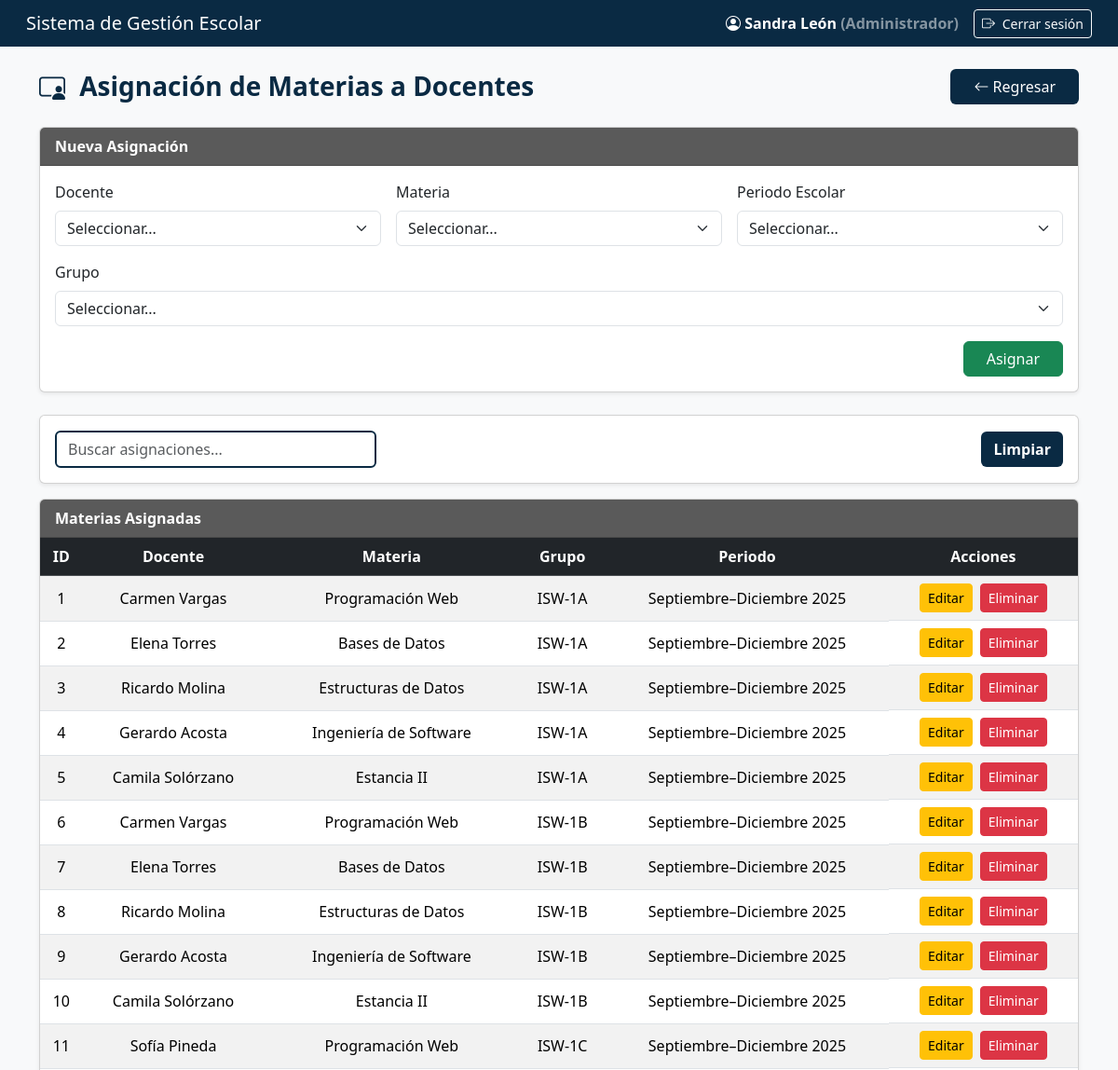
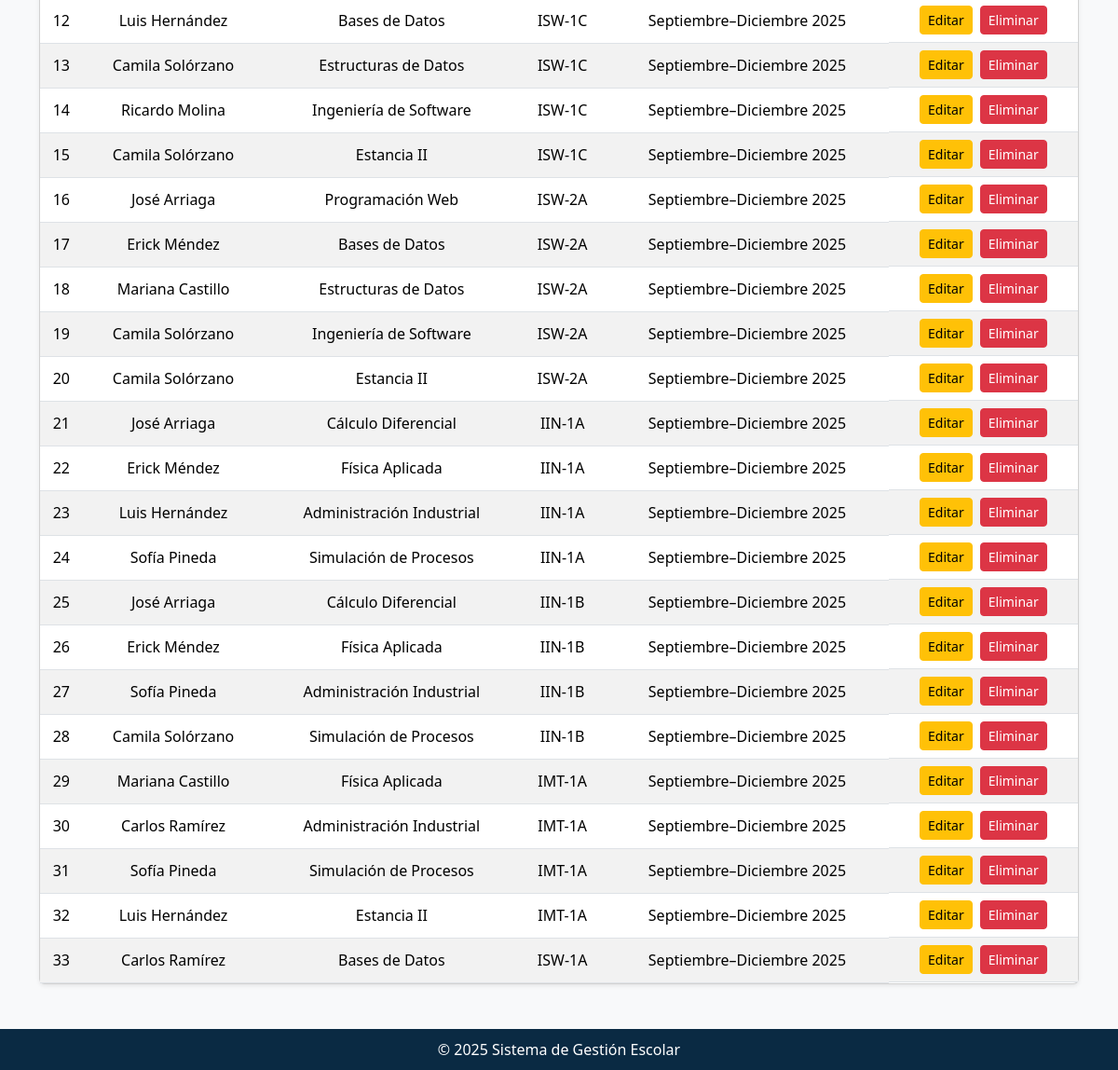
The app's page /app/views/asignacionesView.php (signed in) with its own data (2 pictures, top to bottom).
### tables this page shows
CREATE TABLE `asignaciones` (
  `idAsignacion` int(11) NOT NULL AUTO_INCREMENT,
  `idDocente` int(11) NOT NULL,
  `idMateria` int(11) NOT NULL,
  `idGrupo` int(11) NOT NULL,
  `idPeriodo` int(11) NOT NULL,
  PRIMARY KEY (`idAsignacion`),
  KEY `idDocente` (`idDocente`),
  KEY `idMateria` (`idMateria`),
  KEY `idGrupo` (`idGrupo`),
  KEY `idPeriodo` (`idPeriodo`),
  CONSTRAINT `asignaciones_ibfk_1` FOREIGN KEY (`idDocente`) REFERENCES `docentes` (`idDocente`) ON DELETE CASCADE ON UPDATE CASCADE,
  CONSTRAINT `asignaciones_ibfk_2` FOREIGN KEY (`idMateria`) REFERENCES `materias` (`idMateria`) ON DELETE CASCADE ON UPDATE CASCADE,
  CONSTRAINT `asignaciones_ibfk_3` FOREIGN KEY (`idGrupo`) REFERENCES `grupos` (`idGrupo`) ON DELETE CASCADE ON UPDATE CASCADE,
  CONSTRAINT `asignaciones_ibfk_4` FOREIGN KEY (`idPeriodo`) REFERENCES `periodosescolares` (`idPeriodo`) ON DELETE CASCADE ON UPDATE CASCADE
);

CREATE TABLE `materias` (
  `idMateria` int(11) NOT NULL AUTO_INCREMENT,
  `nombreMateria` varchar(100) NOT NULL,
  `claveMateria` varchar(20) NOT NULL,
  `horasSemana` int(11) DEFAULT NULL,
  `idPeriodo` int(11) DEFAULT NULL,
  PRIMARY KEY (`idMateria`),
  UNIQUE KEY `claveMateria` (`claveMateria`),
  KEY `idPeriodo` (`idPeriodo`),
  CONSTRAINT `materias_ibfk_1` FOREIGN KEY (`idPeriodo`) REFERENCES `periodosescolares` (`idPeriodo`) ON DELETE CASCADE ON UPDATE CASCADE
);

CREATE TABLE `grupos` (
  `idGrupo` int(11) NOT NULL AUTO_INCREMENT,
  `nombreGrupo` varchar(50) NOT NULL,
  `idCarrera` int(11) NOT NULL,
  `idPeriodo` int(11) NOT NULL,
  PRIMARY KEY (`idGrupo`),
  KEY `idCarrera` (`idCarrera`),
  KEY `idPeriodo` (`idPeriodo`),
  CONSTRAINT `grupos_ibfk_1` FOREIGN KEY (`idCarrera`) REFERENCES `carreras` (`idCarrera`) ON DELETE CASCADE ON UPDATE CASCADE,
  CONSTRAINT `grupos_ibfk_2` FOREIGN KEY (`idPeriodo`) REFERENCES `periodosescolares` (`idPeriodo`) ON DELETE CASCADE ON UPDATE CASCADE
);

CREATE TABLE `periodosescolares` (
  `idPeriodo` int(11) NOT NULL AUTO_INCREMENT,
  `nombrePeriodo` varchar(50) NOT NULL,
  `fechaInicio` date NOT NULL,
  `fechaFin` date NOT NULL,
  PRIMARY KEY (`idPeriodo`)
);

### app/models/asignacionModel.php (called while the page is built, shortened)
<?php
class AsignacionModel {
    private $connection;
    public function __construct($connection) {
        $this->connection = $connection;
    }
    public function obtenerAsignaciones() {
        $sql = "SELECT a.idAsignacion,
                       CONCAT(u.nombres,' ',u.apePaterno) AS docente,
                       m.nombreMateria,
                       g.nombreGrupo,
                       p.nombrePeriodo
                FROM asignaciones a
                INNER JOIN docentes d ON d.idDocente = a.idDocente
                INNER JOIN usuarios u ON u.idUsuario = d.idUsuario
                INNER JOIN materias m ON m.idMateria = a.idMateria
                INNER JOIN grupos g ON g.idGrupo = a.idGrupo
                INNER JOIN periodosEscolares p ON p.idPeriodo = a.idPeriodo
                ORDER BY a.idAsignacion ASC";
        return $this->connection->query($sql);
    }
}

### app/views/asignacionesView.php (the view, shortened to what this page needs)
<?php
  $rolUsuario = $_SESSION['usuario']['rol'];
  $nombreUsuario = $_SESSION['usuario']['nombre'];
  require_once __DIR__ . '/../../config/db_connection.php';
  require_once __DIR__ . '/../../app/models/asignacionModel.php';
  $model = new AsignacionModel($connection);
  $model->syncDocentes();
  $asignaciones  = $model->obtenerAsignaciones();
  $modo = isset($_GET['edit']) ? 'editar' : 'insertar';
  $asigEditar = ($modo === 'editar')
      ? $model->obtenerAsignacionPorId(intval($_GET['edit']))
      : null;
?>
<!DOCTYPE html>
<html lang="es">
  <head>
    <link href="https://cdn.jsdelivr.net/npm/bootstrap@5.3.3/dist/css/bootstrap.min.css" rel="stylesheet">
    <link rel="stylesheet" href="https://cdn.jsdelivr.net/npm/bootstrap-icons@1.11.3/font/bootstrap-icons.css">
  </head>
  <body>
  <nav class="navbar navbar-expand-lg navbar-dark px-3">
    <div class="container-fluid d-flex justify-content-between align-items-center">
      <span class="navbar-brand h5 mb-0 text-white">Sistema de Gestión Escolar</span>
      <div class="d-flex align-items-center">
        <div class="text-white fw-semibold me-3">
          <i class="bi bi-person-circle"></i>
          <?= htmlspecialchars($nombreUsuario) ?>
          <span class="text-white-50">(<?= htmlspecialchars($rolUsuario) ?>)</span>
        </div>
        <a href="<?= BASE_URL ?>index.php?action=logout" class="btn btn-outline-light btn-sm">
          <i class="bi bi-box-arrow-right me-1"></i> Cerrar sesión
        </a>
      </div>
    </div>
  </nav>
  <div class="container mt-4 mb-5">
    <div class="d-flex justify-content-between align-items-center mb-4">
      <h3 class="titulo-pagina m-0">
          <i class="bi bi-person-video3 me-2"></i> Asignación de Materias a Docentes
      </h3>
      <a href="<?= BASE_URL ?>index.php?action=<?= $rolUsuario === 'Administrativo' ? 'dashboard_administrativo' : 'dashboard' ?>"
        class="btn btn-regresar px-4">
          <i class="bi bi-arrow-left"></i> Regresar
      </a>
  </div>
    <div class="card mb-4 shadow-sm">
      <div class="card-header fw-semibold">Nueva Asignación</div>
      <div class="card-body">
        <form method="POST" action="../controllers/asignacionController.php" class="row g-3">
          <div class="col-md-4">
            <label class="form-label">Docente</label>
            <select name="idDocente" class="form-select" required>
              <option value="">Seleccionar...</option>
            </select>
          </div>
          <div class="col-md-4">
            <label class="form-label">Materia</label>
            <select name="idMateria" class="form-select" required>
              <option value="">Seleccionar...</option>
            </select>
          </div>
          <div class="col-md-4">
            <label class="form-label">Periodo Escolar</label>
            <select name="idPeriodo" class="form-select" required>
              <option value="">Seleccionar...</option>
            </select>
          </div>
          <div class="col-md-12">
            <label class="form-label">Grupo</label>
            <select name="idGrupo" class="form-select" required>
              <option value="">Seleccionar...</option>
            </select>
          </div>
          <div class="col-12 text-end">
            <?php if ($modo === 'editar' && $asigEditar): ?>
              <button type="submit" name="actualizar" class="btn btn-warning px-4">Actualizar</button>
              <a href="asignacionesView.php" class="btn btn-secondary px-4">Cancelar</a>
            <?php else: ?>
              <button type="submit" name="insertar" class="btn btn-success px-4">Asignar</button>
            <?php endif; ?>
          </div>
        </form>
      </div>
    </div>
    <div class="card mb-3 shadow-sm">
      <div class="card-body">
        <div class="row align-items-center">
          <div class="col-md-4">
            <input
              type="text"
              id="buscadorGrupos"
              class="form-control"
              placeholder="Buscar asignaciones..."
              style="border: 2px solid #0A2A43;"
            >
          </div>
          <div class="col-md-8 d-flex justify-content-end">
            <a
              href="asignacionesView.php"
              class="btn"
              style="background: #0A2A43; color: white; font-weight: 600;"
            >
              Limpiar
            </a>
          </div>
        </div>
      </div>
    </div>
    <div class="card shadow-sm">
      <div class="card-header fw-semibold">Materias Asignadas</div>
      <div class="card-body p-0">
        <table class="table table-striped mb-0 text-center align-middle">
          <thead class="table-dark">
            <tr>
              <th>ID</th>
              <th>Docente</th>
              <th>Materia</th>
              <th>Grupo</th>
              <th>Periodo</th>
              <th>Acciones</th>
            </tr>
          </thead>
          <tbody>
            <?php while($a = $asignaciones->fetch_assoc()): ?>
              <tr>
                <td><?= $a['idAsignacion'] ?></td>
                <td><?= htmlspecialchars($a['docente']) ?></td>
                <td><?= htmlspecialchars($a['nombreMateria']) ?></td>
                <td><?= htmlspecialchars($a['nombreGrupo']) ?></td>
                <td><?= htmlspecialchars($a['nombrePeriodo']) ?></td>
                <td class="d-flex gap-2 justify-content-center">
                  <a href="asignacionesView.php?edit=<?= $a['idAsignacion'] ?>" class="btn btn-warning btn-sm">Editar</a>
                  <a href="../controllers/asignacionController.php?delete=<?= $a['idAsignacion'] ?>"
                    class="btn btn-danger btn-sm"
                    onclick="return confirm('¿Seguro que deseas eliminar esta asignación?');">Eliminar</a>
                </td>
              </tr>
            <?php endwhile; ?>
          </tbody>
        </table>
      </div>
    </div>
  </div>
  <footer>© 2025 Sistema de Gestión Escolar</footer>
  </body>
</html>

### records on screen
asignaciones: idAsignacion "1", docente "Carmen Vargas", idMateria.nombreMateria "Programación Web", idGrupo.nombreGrupo "ISW-1A", idPeriodo.nombrePeriodo "Septiembre–Diciembre 2025"
asignaciones: idAsignacion "2", docente "Elena Torres", idMateria.nombreMateria "Bases de Datos", idGrupo.nombreGrupo "ISW-1A", idPeriodo.nombrePeriodo "Septiembre–Diciembre 2025"
asignaciones: idAsignacion "3", docente "Ricardo Molina", idMateria.nombreMateria "Estructuras de Datos", idGrupo.nombreGrupo "ISW-1A", idPeriodo.nombrePeriodo "Septiembre–Diciembre 2025"
asignaciones: idAsignacion "4", docente "Gerardo Acosta", idMateria.nombreMateria "Ingeniería de Software", idGrupo.nombreGrupo "ISW-1A", idPeriodo.nombrePeriodo "Septiembre–Diciembre 2025"
asignaciones: idAsignacion "5", docente "Camila Solórzano", idMateria.nombreMateria "Estancia II", idGrupo.nombreGrupo "ISW-1A", idPeriodo.nombrePeriodo "Septiembre–Diciembre 2025"
asignaciones: idAsignacion "6", docente "Carmen Vargas", idMateria.nombreMateria "Programación Web", idGrupo.nombreGrupo "ISW-1B", idPeriodo.nombrePeriodo "Septiembre–Diciembre 2025"
asignaciones: idAsignacion "7", docente "Elena Torres", idMateria.nombreMateria "Bases de Datos", idGrupo.nombreGrupo "ISW-1B", idPeriodo.nombrePeriodo "Septiembre–Diciembre 2025"
asignaciones: idAsignacion "8", docente "Ricardo Molina", idMateria.nombreMateria "Estructuras de Datos", idGrupo.nombreGrupo "ISW-1B", idPeriodo.nombrePeriodo "Septiembre–Diciembre 2025"
asignaciones: idAsignacion "9", docente "Gerardo Acosta", idMateria.nombreMateria "Ingeniería de Software", idGrupo.nombreGrupo "ISW-1B", idPeriodo.nombrePeriodo "Septiembre–Diciembre 2025"
asignaciones: idAsignacion "10", docente "Camila Solórzano", idMateria.nombreMateria "Estancia II", idGrupo.nombreGrupo "ISW-1B", idPeriodo.nombrePeriodo "Septiembre–Diciembre 2025"
asignaciones: idAsignacion "11", docente "Sofía Pineda", idMateria.nombreMateria "Programación Web", idGrupo.nombreGrupo "ISW-1C", idPeriodo.nombrePeriodo "Septiembre–Diciembre 2025"
asignaciones: idAsignacion "12", docente "Luis Hernández", idMateria.nombreMateria "Bases de Datos", idGrupo.nombreGrupo "ISW-1C", idPeriodo.nombrePeriodo "Septiembre–Diciembre 2025"
asignaciones: idAsignacion "13", docente "Camila Solórzano", idMateria.nombreMateria "Estructuras de Datos", idGrupo.nombreGrupo "ISW-1C", idPeriodo.nombrePeriodo "Septiembre–Diciembre 2025"
asignaciones: idAsignacion "14", docente "Ricardo Molina", idMateria.nombreMateria "Ingeniería de Software", idGrupo.nombreGrupo "ISW-1C", idPeriodo.nombrePeriodo "Septiembre–Diciembre 2025"
asignaciones: idAsignacion "15", docente "Camila Solórzano", idMateria.nombreMateria "Estancia II", idGrupo.nombreGrupo "ISW-1C", idPeriodo.nombrePeriodo "Septiembre–Diciembre 2025"
asignaciones: idAsignacion "16", docente "José Arriaga", idMateria.nombreMateria "Programación Web", idGrupo.nombreGrupo "ISW-2A", idPeriodo.nombrePeriodo "Septiembre–Diciembre 2025"
asignaciones: idAsignacion "17", docente "Erick Méndez", idMateria.nombreMateria "Bases de Datos", idGrupo.nombreGrupo "ISW-2A", idPeriodo.nombrePeriodo "Septiembre–Diciembre 2025"
asignaciones: idAsignacion "18", docente "Mariana Castillo", idMateria.nombreMateria "Estructuras de Datos", idGrupo.nombreGrupo "ISW-2A", idPeriodo.nombrePeriodo "Septiembre–Diciembre 2025"
asignaciones: idAsignacion "19", docente "Camila Solórzano", idMateria.nombreMateria "Ingeniería de Software", idGrupo.nombreGrupo "ISW-2A", idPeriodo.nombrePeriodo "Septiembre–Diciembre 2025"
asignaciones: idAsignacion "20", docente "Camila Solórzano", idMateria.nombreMateria "Estancia II", idGrupo.nombreGrupo "ISW-2A", idPeriodo.nombrePeriodo "Septiembre–Diciembre 2025"
asignaciones: idAsignacion "21", docente "José Arriaga", idMateria.nombreMateria "Cálculo Diferencial", idGrupo.nombreGrupo "IIN-1A", idPeriodo.nombrePeriodo "Septiembre–Diciembre 2025"
asignaciones: idAsignacion "22", docente "Erick Méndez", idMateria.nombreMateria "Física Aplicada", idGrupo.nombreGrupo "IIN-1A", idPeriodo.nombrePeriodo "Septiembre–Diciembre 2025"
asignaciones: idAsignacion "23", docente "Luis Hernández", idMateria.nombreMateria "Administración Industrial", idGrupo.nombreGrupo "IIN-1A", idPeriodo.nombrePeriodo "Septiembre–Diciembre 2025"
asignaciones: idAsignacion "24", docente "Sofía Pineda", idMateria.nombreMateria "Simulación de Procesos", idGrupo.nombreGrupo "IIN-1A", idPeriodo.nombrePeriodo "Septiembre–Diciembre 2025"
asignaciones: idAsignacion "25", docente "José Arriaga", idMateria.nombreMateria "Cálculo Diferencial", idGrupo.nombreGrupo "IIN-1B", idPeriodo.nombrePeriodo "Septiembre–Diciembre 2025"
asignaciones: idAsignacion "26", docente "Erick Méndez", idMateria.nombreMateria "Física Aplicada", idGrupo.nombreGrupo "IIN-1B", idPeriodo.nombrePeriodo "Septiembre–Diciembre 2025"
asignaciones: idAsignacion "27", docente "Sofía Pineda", idMateria.nombreMateria "Administración Industrial", idGrupo.nombreGrupo "IIN-1B", idPeriodo.nombrePeriodo "Septiembre–Diciembre 2025"
asignaciones: idAsignacion "28", docente "Camila Solórzano", idMateria.nombreMateria "Simulación de Procesos", idGrupo.nombreGrupo "IIN-1B", idPeriodo.nombrePeriodo "Septiembre–Diciembre 2025"
asignaciones: idAsignacion "29", docente "Mariana Castillo", idMateria.nombreMateria "Física Aplicada", idGrupo.nombreGrupo "IMT-1A", idPeriodo.nombrePeriodo "Septiembre–Diciembre 2025"
asignaciones: idAsignacion "30", docente "Carlos Ramírez", idMateria.nombreMateria "Administración Industrial", idGrupo.nombreGrupo "IMT-1A", idPeriodo.nombrePeriodo "Septiembre–Diciembre 2025"
asignaciones: idAsignacion "31", docente "Sofía Pineda", idMateria.nombreMateria "Simulación de Procesos", idGrupo.nombreGrupo "IMT-1A", idPeriodo.nombrePeriodo "Septiembre–Diciembre 2025"
asignaciones: idAsignacion "32", docente "Luis Hernández", idMateria.nombreMateria "Estancia II", idGrupo.nombreGrupo "IMT-1A", idPeriodo.nombrePeriodo "Septiembre–Diciembre 2025"
asignaciones: idAsignacion "33", docente "Carlos Ramírez", idMateria.nombreMateria "Bases de Datos", idGrupo.nombreGrupo "ISW-1A", idPeriodo.nombrePeriodo "Septiembre–Diciembre 2025"

### other values on screen
$nombreUsuario "Sandra León"
$rolUsuario "Administrador"
